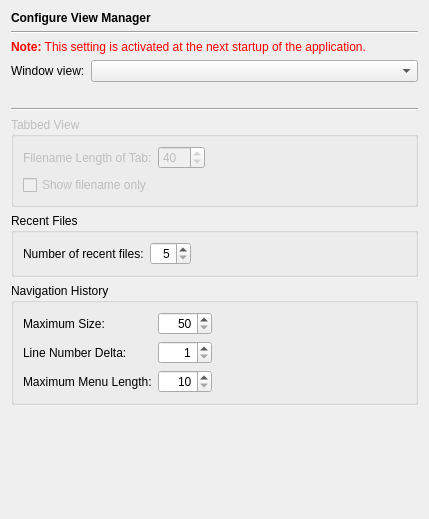
<?xml version="1.0" encoding="UTF-8"?>
<ui version="4.0">
 <class>ViewmanagerPage</class>
 <widget class="QWidget" name="ViewmanagerPage">
  <property name="geometry">
   <rect>
    <x>0</x>
    <y>0</y>
    <width>429</width>
    <height>519</height>
   </rect>
  </property>
  <layout class="QVBoxLayout" name="verticalLayout">
   <item>
    <widget class="QLabel" name="headerLabel">
     <property name="text">
      <string>&lt;b&gt;Configure View Manager&lt;/b&gt;</string>
     </property>
    </widget>
   </item>
   <item>
    <widget class="Line" name="line9_2">
     <property name="frameShape">
      <enum>QFrame::Shape::HLine</enum>
     </property>
     <property name="frameShadow">
      <enum>QFrame::Shadow::Sunken</enum>
     </property>
     <property name="orientation">
      <enum>Qt::Orientation::Horizontal</enum>
     </property>
    </widget>
   </item>
   <item>
    <widget class="QLabel" name="TextLabel1_2_2_2_3">
     <property name="text">
      <string>&lt;font color=&quot;#FF0000&quot;&gt;&lt;b&gt;Note:&lt;/b&gt; This setting is activated at the next startup of the application.&lt;/font&gt;</string>
     </property>
    </widget>
   </item>
   <item>
    <layout class="QHBoxLayout">
     <item>
      <widget class="QLabel" name="windowLabel">
       <property name="text">
        <string>Window view:</string>
       </property>
       <property name="buddy">
        <cstring>windowComboBox</cstring>
       </property>
      </widget>
     </item>
     <item>
      <widget class="QComboBox" name="windowComboBox">
       <property name="sizePolicy">
        <sizepolicy hsizetype="Expanding" vsizetype="Fixed">
         <horstretch>0</horstretch>
         <verstretch>0</verstretch>
        </sizepolicy>
       </property>
       <property name="toolTip">
        <string>Select the window view type.</string>
       </property>
       <property name="whatsThis">
        <string>The kind of window view can be selected from this list. The picture below gives an example of the selected view type.</string>
       </property>
      </widget>
     </item>
    </layout>
   </item>
   <item>
    <widget class="QLabel" name="previewPixmap">
     <property name="toolTip">
      <string>Preview of selected window view</string>
     </property>
     <property name="whatsThis">
      <string>This displays a small preview of the selected window view. This is the way the source windows are displayed in the application.</string>
     </property>
     <property name="pixmap">
      <pixmap/>
     </property>
     <property name="scaledContents">
      <bool>false</bool>
     </property>
     <property name="alignment">
      <set>Qt::AlignmentFlag::AlignCenter</set>
     </property>
    </widget>
   </item>
   <item>
    <widget class="Line" name="line">
     <property name="orientation">
      <enum>Qt::Orientation::Horizontal</enum>
     </property>
    </widget>
   </item>
   <item>
    <widget class="QGroupBox" name="tabViewGroupBox">
     <property name="enabled">
      <bool>false</bool>
     </property>
     <property name="title">
      <string>Tabbed View</string>
     </property>
     <layout class="QVBoxLayout">
      <item>
       <layout class="QHBoxLayout">
        <item>
         <widget class="QLabel" name="filenameLengthLabel">
          <property name="text">
           <string>Filename Length of Tab:</string>
          </property>
         </widget>
        </item>
        <item>
         <widget class="QSpinBox" name="filenameLengthSpinBox">
          <property name="toolTip">
           <string>Enter the number of characters to be shown in the tab.</string>
          </property>
          <property name="minimum">
           <number>1</number>
          </property>
          <property name="maximum">
           <number>100</number>
          </property>
          <property name="value">
           <number>40</number>
          </property>
         </widget>
        </item>
        <item>
         <spacer>
          <property name="orientation">
           <enum>Qt::Orientation::Horizontal</enum>
          </property>
          <property name="sizeHint" stdset="0">
           <size>
            <width>81</width>
            <height>20</height>
           </size>
          </property>
         </spacer>
        </item>
       </layout>
      </item>
      <item>
       <widget class="QCheckBox" name="filenameOnlyCheckBox">
        <property name="toolTip">
         <string>Select to display the filename only</string>
        </property>
        <property name="text">
         <string>Show filename only</string>
        </property>
       </widget>
      </item>
     </layout>
    </widget>
   </item>
   <item>
    <widget class="QGroupBox" name="groupBox_7">
     <property name="title">
      <string>Recent Files</string>
     </property>
     <layout class="QHBoxLayout">
      <item>
       <widget class="QLabel" name="label">
        <property name="text">
         <string>Number of recent files:</string>
        </property>
       </widget>
      </item>
      <item>
       <widget class="QSpinBox" name="recentFilesSpinBox">
        <property name="toolTip">
         <string>Enter the number of recent files to remember</string>
        </property>
        <property name="alignment">
         <set>Qt::AlignmentFlag::AlignRight|Qt::AlignmentFlag::AlignTrailing|Qt::AlignmentFlag::AlignVCenter</set>
        </property>
        <property name="minimum">
         <number>5</number>
        </property>
        <property name="maximum">
         <number>50</number>
        </property>
       </widget>
      </item>
      <item>
       <spacer>
        <property name="orientation">
         <enum>Qt::Orientation::Horizontal</enum>
        </property>
        <property name="sizeHint" stdset="0">
         <size>
          <width>40</width>
          <height>20</height>
         </size>
        </property>
       </spacer>
      </item>
     </layout>
    </widget>
   </item>
   <item>
    <widget class="QGroupBox" name="groupBox">
     <property name="title">
      <string>Navigation History</string>
     </property>
     <layout class="QGridLayout" name="gridLayout">
      <item row="0" column="0">
       <widget class="QLabel" name="label_2">
        <property name="text">
         <string>Maximum Size:</string>
        </property>
       </widget>
      </item>
      <item row="0" column="1">
       <widget class="QSpinBox" name="maxHistorySizeSpinBox">
        <property name="toolTip">
         <string>Enter the maximum number of entries to keep in the navigation history.</string>
        </property>
        <property name="alignment">
         <set>Qt::AlignmentFlag::AlignRight|Qt::AlignmentFlag::AlignTrailing|Qt::AlignmentFlag::AlignVCenter</set>
        </property>
        <property name="minimum">
         <number>50</number>
        </property>
        <property name="maximum">
         <number>1000</number>
        </property>
        <property name="singleStep">
         <number>10</number>
        </property>
       </widget>
      </item>
      <item row="0" column="2">
       <spacer name="horizontalSpacer">
        <property name="orientation">
         <enum>Qt::Orientation::Horizontal</enum>
        </property>
        <property name="sizeHint" stdset="0">
         <size>
          <width>178</width>
          <height>20</height>
         </size>
        </property>
       </spacer>
      </item>
      <item row="1" column="0">
       <widget class="QLabel" name="label_3">
        <property name="text">
         <string>Line Number Delta:</string>
        </property>
       </widget>
      </item>
      <item row="1" column="1">
       <widget class="QSpinBox" name="minLineDeltaSpinBox">
        <property name="toolTip">
         <string>Enter the minimum number of lines within the same file to record a new entry.</string>
        </property>
        <property name="alignment">
         <set>Qt::AlignmentFlag::AlignRight|Qt::AlignmentFlag::AlignTrailing|Qt::AlignmentFlag::AlignVCenter</set>
        </property>
        <property name="minimum">
         <number>1</number>
        </property>
        <property name="maximum">
         <number>50</number>
        </property>
       </widget>
      </item>
      <item row="2" column="0">
       <widget class="QLabel" name="label_4">
        <property name="text">
         <string>Maximum Menu Length:</string>
        </property>
       </widget>
      </item>
      <item row="2" column="1">
       <widget class="QSpinBox" name="maxHistoryMenuLengthSpinBox">
        <property name="toolTip">
         <string>Enter the maximum number of entries to be shown in the history menus</string>
        </property>
        <property name="alignment">
         <set>Qt::AlignmentFlag::AlignRight|Qt::AlignmentFlag::AlignTrailing|Qt::AlignmentFlag::AlignVCenter</set>
        </property>
        <property name="minimum">
         <number>10</number>
        </property>
        <property name="maximum">
         <number>50</number>
        </property>
       </widget>
      </item>
     </layout>
    </widget>
   </item>
   <item>
    <spacer>
     <property name="orientation">
      <enum>Qt::Orientation::Vertical</enum>
     </property>
     <property name="sizeHint" stdset="0">
      <size>
       <width>388</width>
       <height>20</height>
      </size>
     </property>
    </spacer>
   </item>
  </layout>
 </widget>
 <tabstops>
  <tabstop>windowComboBox</tabstop>
  <tabstop>filenameLengthSpinBox</tabstop>
  <tabstop>filenameOnlyCheckBox</tabstop>
  <tabstop>recentFilesSpinBox</tabstop>
  <tabstop>maxHistorySizeSpinBox</tabstop>
  <tabstop>minLineDeltaSpinBox</tabstop>
  <tabstop>maxHistoryMenuLengthSpinBox</tabstop>
 </tabstops>
 <resources/>
 <connections/>
</ui>
